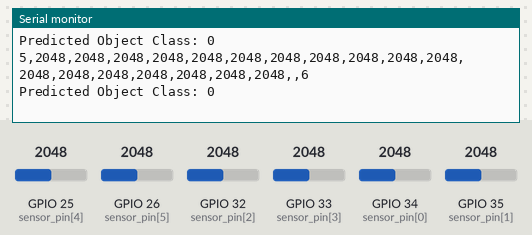
Recording of a sketch running on a simulated ESP32. Shown: the last lines printed to the serial monitor. Inputs (shaded band) come from the test bench; at power-on: GPIO 25 (sensor_pin[4]) = 2048, GPIO 26 (sensor_pin[5]) = 2048, GPIO 32 (sensor_pin[2]) = 2048, GPIO 33 (sensor_pin[3]) = 2048, GPIO 34 (sensor_pin[0]) = 2048, GPIO 35 (sensor_pin[1]) = 2048.

Above: at 2.2 s.
2.3 s: GPIO 25 (sensor_pin[4]) set to 2866
At 2.7 s:
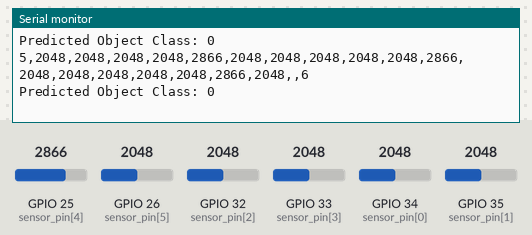
3.8 s: GPIO 26 (sensor_pin[5]) set to 2866
At 4.28 s:
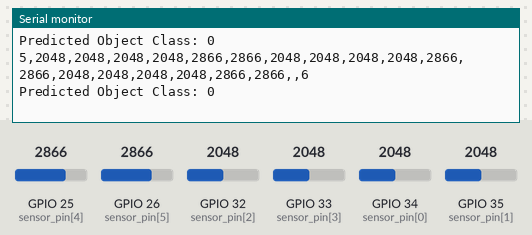
5.3 s: GPIO 32 (sensor_pin[2]) set to 2866
At 5.87 s:
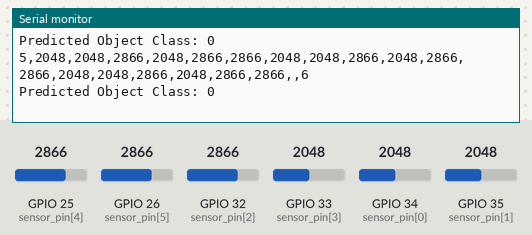
6.8 s: GPIO 33 (sensor_pin[3]) set to 2866
At 7.14 s:
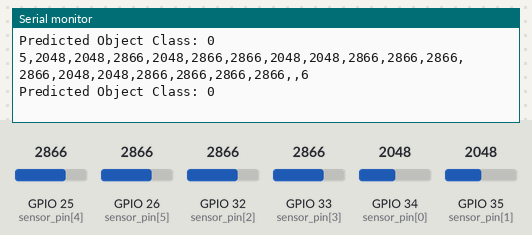
8.3 s: GPIO 34 (sensor_pin[0]) set to 2866
At 8.4 s:
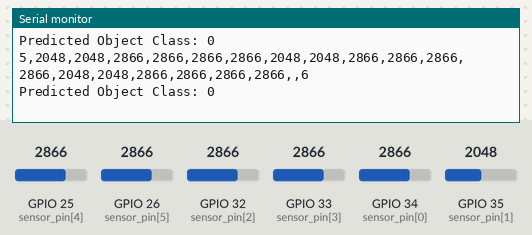
9.8 s: GPIO 35 (sensor_pin[1]) set to 2866
At 9.99 s:
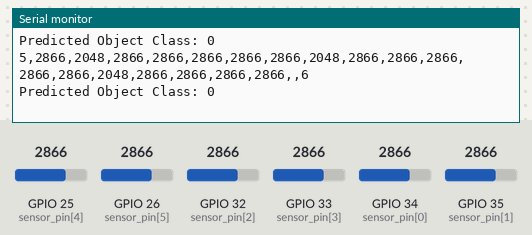

Measured:
- after the input at 2.3 s, the serial monitor: prints a new line after 0.18 s (image 1)
- after the input at 3.8 s, the serial monitor: prints a new line after 0.27 s (image 2)
- after the input at 5.3 s, the serial monitor: prints a new line after 0.35 s (image 3)
- after the input at 6.8 s, the serial monitor: prints a new line after 0.12 s (image 4)

The sketch:

esp32_inference_svm.ino
```cpp
#include <Arduino.h>
#include "model_params.h"  // 学習済み線形SVMのパラメータ：INTERCEPT, COEFFICIENTS が定義されている

// センサに関するピン設定
const int sensor_pin[6] = { 34, 35, 32, 33, 25, 26 };
const int sensor_ctl_pin[3] = { 27, 14, 12 };
int sensor_value[3][6];  // 3行×6列＝18個のセンサーデータ
int template_;
int isSend;  // 物体検出判定用フラグ

// SVM推論用定数
#define NUM_FEATURES 18  // センサーデータは18個
#define NUM_CLASSES 4    // 分類クラスは 0～3 の4種

// 線形SVMによる推論処理関数
// 各クラスについてスコア = INTERCEPT + Σ( COEFFICIENTS * feature ) を計算し、
// 最大のスコアを示すクラスを予測結果として返す
int predictObject(const float features[NUM_FEATURES]) {
  float scores[NUM_CLASSES] = { 0.0 };

  // 各クラスのスコア計算
  for (int i = 0; i < NUM_CLASSES; i++) {
    scores[i] = INTERCEPT[i];
    for (int j = 0; j < NUM_FEATURES; j++) {
      scores[i] += COEFFICIENTS[i][j] * features[j];
    }
  }

  // 最大スコアをもつクラスを決定
  int predictedClass = 0;
  float maxScore = scores[0];
  for (int i = 1; i < NUM_CLASSES; i++) {
    if (scores[i] > maxScore) {
      maxScore = scores[i];
      predictedClass = i;
    }
  }

  return predictedClass;
}

void setup() {
  Serial.begin(115200);
  delay(1000);  // シリアルモニタ用の待機
  Serial.println("start...");

  // センサ制御ピンの設定
  for (int i = 0; i < 3; i++ ) {
    pinMode(sensor_ctl_pin[i], OUTPUT);
    digitalWrite(sensor_ctl_pin[i], HIGH);
  }

  // センサ入力ピンの設定
  for (int i = 0; i < 6; i++ ) {
    pinMode(sensor_pin[i], INPUT);
  }
}

void loop() {
  // センサデータ取得処理
  for (int i = 0; i < 3; i++) {
    digitalWrite(sensor_ctl_pin[i], LOW);
    delay(10);  // トランジスタ安定化待ち

    for (int j = 0; j < 6; j++) {
      template_ = analogRead(sensor_pin[j]);
      sensor_value[i][j] = template_;
      delay(10);
    }

    digitalWrite(sensor_ctl_pin[i], HIGH);
  }

  // 物体検出判定（ここでは常に送信とする）
  isSend = true;
  for (int i = 0; i < 3; i++) {
    for (int j = 0; j < 6; j++) {
      if (sensor_value[i][j] < 400) {
        isSend = true;
      }
    }
  }

  if (isSend == true) {
    // 取得した3×6のセンサデータを1次元の配列へ再構成
    float features[NUM_FEATURES];
    int idx = 0;
    for (int i = 0; i < 3; i++) {
      for (int j = 0; j < 6; j++) {
        features[idx++] = sensor_value[i][j];
      }
    }

    // SVMによる推論の実施
    int predictedClass = predictObject(features);

    // シリアル出力（フォーマット例：5,＜18データ＞,予測クラス,6）
    Serial.print("5,");
    for (int i = 0; i < 3; i++) {
      Serial.print(sensor_value[i][0]); Serial.print(",");
      Serial.print(sensor_value[i][1]); Serial.print(",");
      Serial.print(sensor_value[i][2]); Serial.print(",");
      Serial.print(sensor_value[i][3]); Serial.print(",");
      Serial.print(sensor_value[i][4]); Serial.print(",");
      Serial.print(sensor_value[i][5]); Serial.print(",");
    }
    Serial.println(",6");

    // またはシリアルモニタに推論結果を表示
    Serial.print("Predicted Object Class: ");
    Serial.println(predictedClass);
  }

  delay(100);
}
```

model_params.h
```cpp
#ifndef MODEL_PARAMS_H
#define MODEL_PARAMS_H

// 線形SVMモデルのパラメータ
// クラス数: 4
// 特徴量数: 18

const float INTERCEPT[4] = { 0.000005, 0.000040, -2.397850, -0.000021 };

const float COEFFICIENTS[4][18] = {
    { -0.001347, -0.000184, 0.000899, -0.000757, -0.000645, 0.000393, -0.000699, -0.002297, -0.004365, -0.000409, 0.000405, 0.000342, 0.002019, 0.002514, 0.005562, 0.001468, -0.000015, -0.000272 },
    { 0.007673, -0.001315, 0.001696, 0.000188, -0.000596, -0.002890, -0.005058, -0.002112, -0.000482, 0.001075, -0.004549, -0.001986, 0.000338, 0.001078, -0.000732, 0.004107, 0.003763, 0.001129 },
    { 0.000338, 0.000468, -0.000208, -0.000459, -0.000133, 0.000009, 0.000559, 0.002024, 0.001756, 0.000312, 0.000810, 0.001674, -0.002589, -0.001690, -0.002055, -0.000769, 0.000097, -0.001360 },
    { -0.000569, -0.000812, -0.001040, -0.000976, -0.000051, -0.000007, 0.000968, 0.001202, 0.000930, 0.002411, 0.001619, 0.000692, -0.000588, -0.000252, -0.002840, -0.003487, -0.001907, -0.000915 }
};

#endif // MODEL_PARAMS_H
```
